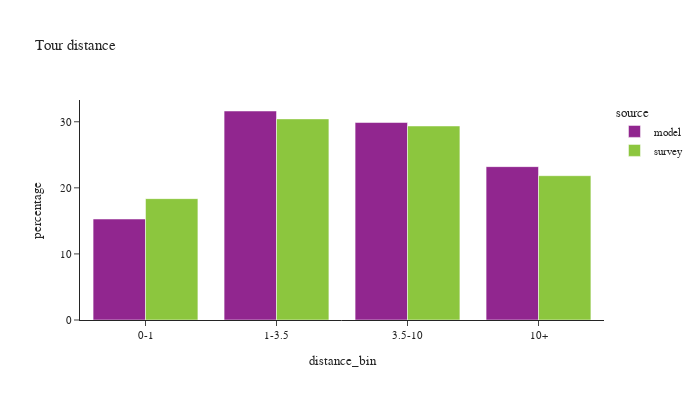

Notebook source saved alongside this figure:
### Code cell
def plot_bins(df:pd.DataFrame, filter=None, title_name=None):

    if filter is not None:
        df = df.loc[filter]
    df_plot = df.loc[(df['distance_bin'] != float('nan'))].groupby(['source','distance_bin'])['toexpfac'].sum().reset_index()

    df_plot['percentage'] = df_plot.groupby(['source'], group_keys=False)['toexpfac']. \
        apply(lambda x: 100 * x / float(x.sum()))

    df_plot_ct = df.loc[(df['distance_bin'] != float('nan'))].groupby(['source','distance_bin'])['toexpfac'].count().reset_index().rename(columns={'toexpfac':'sample count'})

    df_plot = df_plot.merge(df_plot_ct, on=['source','distance_bin'])

    if title_name:
        chart_title = "Tour distance by purpose: "+title_name
    else:
        chart_title = "Tour distance"

    fig = px.bar(df_plot, x="distance_bin", y="percentage", color="source",barmode="group",
                facet_col_wrap=2, hover_data=['sample count'],
                title=chart_title)
    fig.for_each_annotation(lambda a: a.update(text = a.text.split("=")[-1]))
    fig.update_layout(height=400, width=700, font=dict(size=11))
    fig.show()

plot_bins(tour)

### Figure 1 — Plotly figure (JSON) as saved in the notebook; plotly's stock layout.template omitted (floating-point values rounded to 4 significant figures)
{"data": [{"alignmentgroup": "True", "customdata": [[865436], [1791448], [1692589], [1314634]], "hovertemplate": "source=model<br>distance_bin=%{x}<br>percentage=%{y}<br>sample count=%{customdata[0]}<extra></extra>", "legendgroup": "model", "marker": {"color": "#91268F", "pattern": {"shape": ""}}, "name": "model", "offsetgroup": "model", "orientation": "v", "showlegend": true, "textposition": "auto", "type": "bar", "x": ["0-1", "1-3.5", "3.5-10", "10+"], "xaxis": "x", "y": [15.28, 31.63, 29.88, 23.21], "yaxis": "y"}, {"alignmentgroup": "True", "customdata": [[2614], [3210], [2737], [1721]], "hovertemplate": "source=survey<br>distance_bin=%{x}<br>percentage=%{y}<br>sample count=%{customdata[0]}<extra></extra>", "legendgroup": "survey", "marker": {"color": "#8CC63E", "pattern": {"shape": ""}}, "name": "survey", "offsetgroup": "survey", "orientation": "v", "showlegend": true, "textposition": "auto", "type": "bar", "x": ["0-1", "1-3.5", "3.5-10", "10+"], "xaxis": "x", "y": [18.37, 30.44, 29.36, 21.84], "yaxis": "y"}], "layout": {"barmode": "group", "font": {"size": 11}, "height": 400, "legend": {"title": {"text": "source"}, "tracegroupgap": 0}, "title": {"text": "Tour distance"}, "width": 700, "xaxis": {"anchor": "y", "domain": [0.0, 1.0], "title": {"text": "distance_bin"}}, "yaxis": {"anchor": "x", "domain": [0.0, 1.0], "title": {"text": "percentage"}}}}
